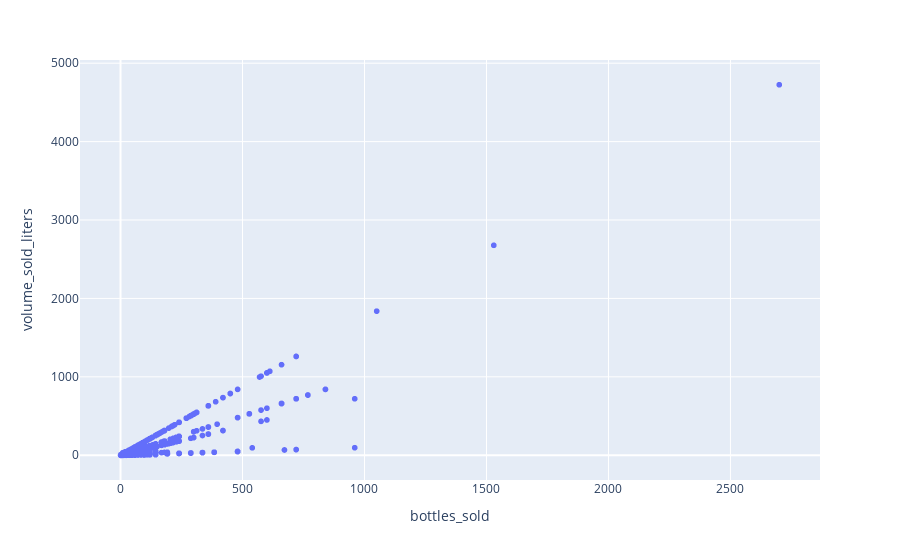

Notebook code for this chart:
### Code cell
px.scatter(data, "bottles_sold", "volume_sold_liters")

### Figure 1 — Plotly figure (JSON) as saved in the notebook; plotly's stock layout.template omitted (floating-point values rounded to 4 significant figures; data arrays with more than 128 entries replaced by an {"elided": "..."} marker saying what was removed)
{"data": [{"hovertemplate": "bottles_sold=%{x}<br>volume_sold_liters=%{y}<extra></extra>", "legendgroup": "", "marker": {"color": "#636efa", "symbol": "circle"}, "mode": "markers", "name": "", "showlegend": false, "type": "scattergl", "x": {"elided": "50000 int values"}, "xaxis": "x", "y": {"elided": "50000 float values"}, "yaxis": "y"}], "layout": {"legend": {"tracegroupgap": 0}, "margin": {"t": 60}, "xaxis": {"anchor": "y", "domain": [0, 1], "title": {"text": "bottles_sold"}}, "yaxis": {"anchor": "x", "domain": [0, 1], "title": {"text": "volume_sold_liters"}}}}
